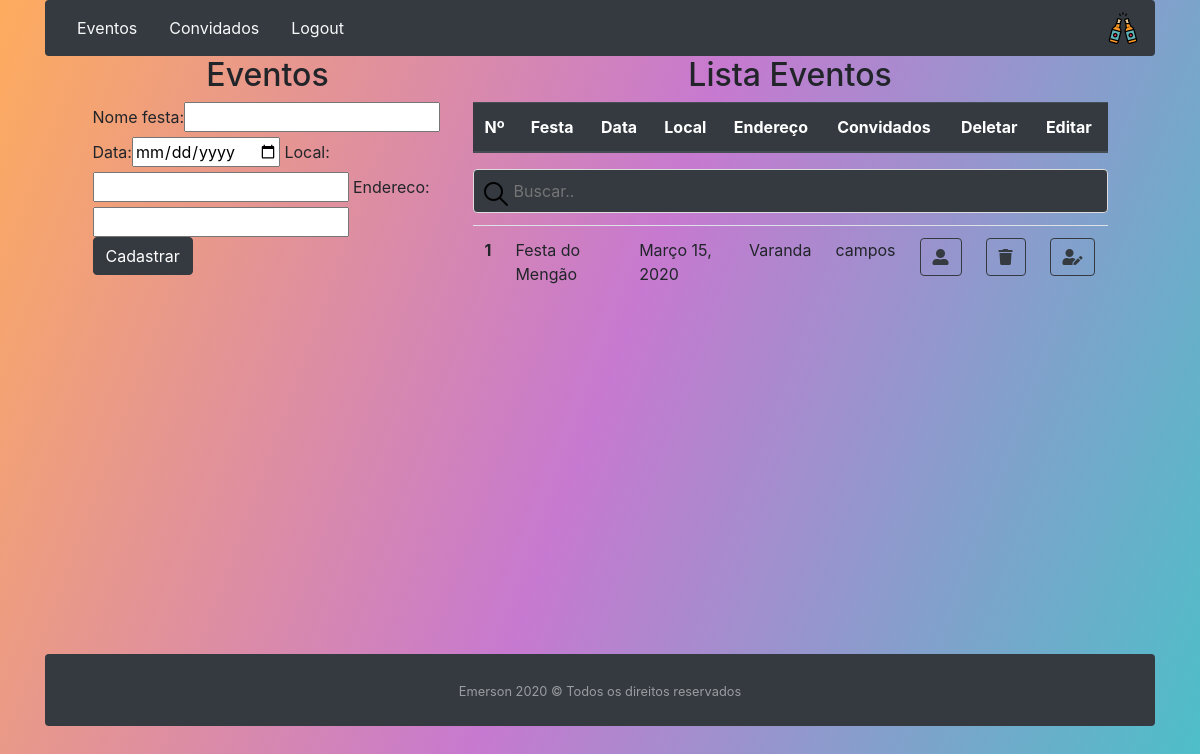
Page /eventos/list/ (signed in) on the earlier database version.
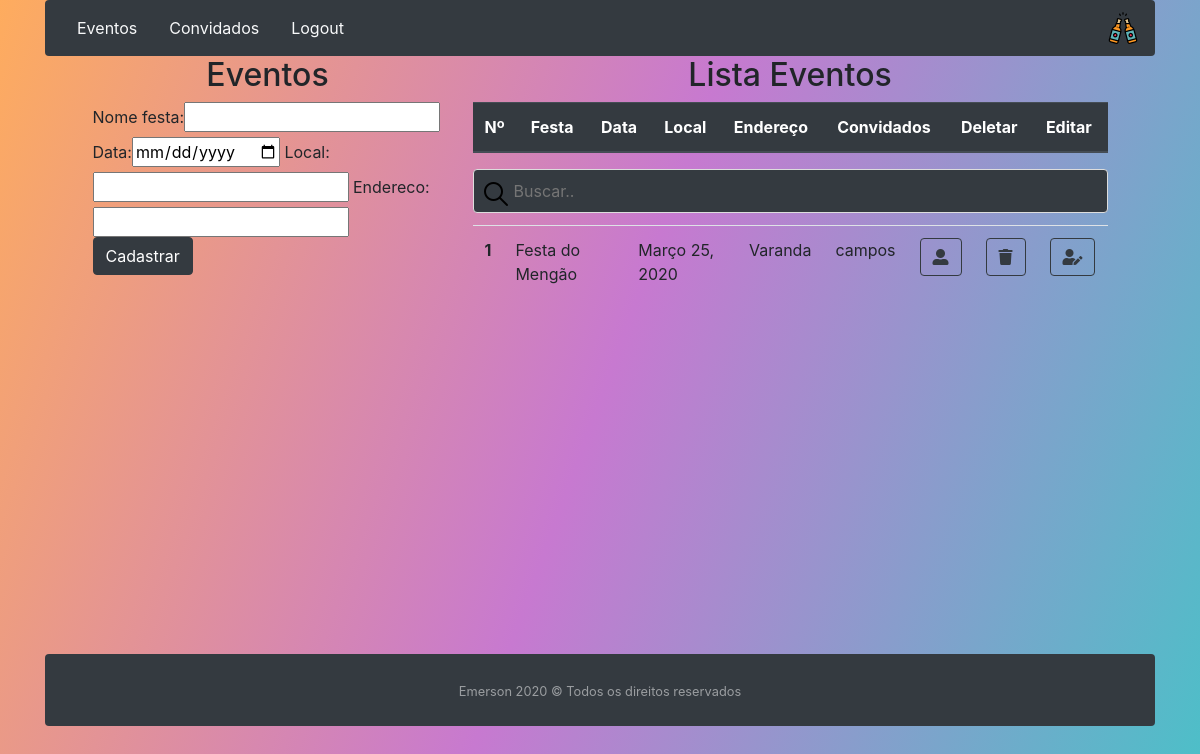
Same page on the later database version.
### evento/models.py (models this page shows, shortened)
class Evento(models.Model):
    user = models.ForeignKey(settings.AUTH_USER_MODEL, default=1, on_delete=models.CASCADE)
    nome_festa = models.CharField(max_length=150)
    data = models.DateField()
    local = models.CharField(max_length=150)
    endereco = models.CharField(max_length=200)

### evento/views.py (the view)
# urls.py: path('list/', listaEvento, name='eventos'),
@login_required()
def listaEvento(request):
    form = EventoForm()
    eventos = Evento.objects.filter(
        user=request.user
    )
    return render(request, 'evento/listaevento.html',{'eventos':eventos, 'form':form})

### evento/forms.py
class EventoForm(ModelForm):
    class Meta:
        model= Evento
        fields = '__all__'
        widgets = {'user': forms.HiddenInput(), 'data':DateInput()}

### evento/templates/evento/listaevento.html (shortened to what this page needs)
{%extends 'evento/base.html'%}
{% load bootstrap %}
{%load static%}
{%block menu%}
<nav class="navbar navbar-dark bg-dark rounded">
    <ul class="nav">
      <li class="nav-item">
        <a class="nav-link active text-light bg-dark" href="{%url 'eventos'%}">Eventos</a>
      </li>
      <li class="nav-item">
        <a class="nav-link text-light bg-dark" href="{%url 'convidados'%}">Convidados</a>
      </li>
      <li class="nav-item">
         <a class="nav-link text-light bg-dark" href="{%url 'logout'%}" >Logout</a>
      </li>
    </ul>
    <div>
        <img src="{% static '/img/cerveja.png'%}">
    </div>
</nav>
{%endblock%}
{%block main%}
<div class="row justify-content-md-center">
    <div class="col-lg-4">
        <form action= "{% url 'newEvento' %}" method ="POST">
            <h2 align="center">Eventos</h2>
            {{form|bootstrap}}
            <button type="submit" class="btn btn-dark">Cadastrar</button>
        </form>
    </div>
    <div class="col-lg-7 overflow-auto">
        <h2 align="center">Lista Eventos</h2>
        <table class="table rounded" >
          <thead class="thead-dark rounded">
            <tr>
              <th scope="col">Nº</th>
              <th scope="col">Festa</th>
              <th scope="col">Data</th>
              <th scope="col">Local</th>
              <th scope="col">Endereço</th>
              <th scope="col">Convidados</th>
              <th scope="col">Deletar</th>
              <th scope="col">Editar</th>
            </tr>
          </thead>
        </table>
        <div class="anyClass">
            <input type="text" id="myInput" onkeyup="myFunction()" placeholder="Buscar.." class="text-light bg-dark rounded">
            <table class="table" id="myTable" >
                <tbody>
                    {%for eventos in eventos%}
                    <tr>
                      <th scope="row">{{eventos.id}}</th>
                      <td>{{eventos.nome_festa}}</td>
                      <td>{{eventos.data}}</td>
                      <td>{{eventos.local}}</td>
                      <td>{{eventos.endereco}}</td>
                      <td>
                          <a class="btn btn-outline-dark" href="{%url 'convidadoEvento' eventos.id %}">
                              <i class="fas fa-user-alt"></i>
                          </a>
                      </td>
                      <td>
                          <a class="btn btn-outline-dark" href="{%url 'deleteEvento' eventos.id %} ">
                              <i class="fas fa-trash"></i>
                          </a>
                      </td>
                      <td>
                          <a class="btn btn-outline-dark" href="{%url 'updateEvento' eventos.id %} ">
                              <i class="fas fa-user-edit"></i>
                          </a>
                      </td>
                    </tr>
                    {%endfor%}
                </tbody>
            </table>
        </div>
    </div>
</div>
{%endblock%}

Differences in the rows shown:
changed Evento "Festa do Mengão": data "Março 15, 2020" → "Março 25, 2020"
